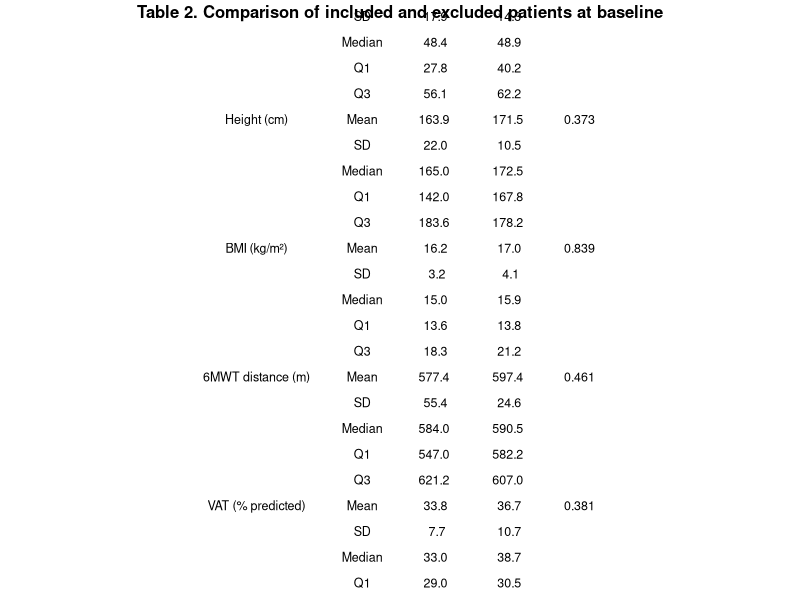

Generate this figure with R: (Note: this script raises an error after producing the figure.)
## ---- chunk 1
knitr::opts_chunk$set(echo = TRUE, warning = FALSE, message = FALSE)
## ---- chunk 2
packages <- c("readxl", "dplyr", "gridExtra")

for (pkg in packages) {
  if (!require(pkg, character.only = TRUE)) {
    install.packages(pkg)
    library(pkg, character.only = TRUE)
  }
}
## ---- chunk 3
# Load package
library(readxl)

# Import datasets
included_data <- read_excel("../data/data_clean.xlsx")
excluded_data <- read_excel("../data/data_excluded.xlsx")

# Check structure
str(included_data)
str(excluded_data)
## ---- chunk 4
library(dplyr)
library(gridExtra)
library(grid)

# Fonction descriptive
describe <- function(x) {
  data.frame(
    Statistic = c("Mean", "SD", "Median", "Q1", "Q3"),
    Value = c(
      mean(x, na.rm = TRUE),
      sd(x, na.rm = TRUE),
      median(x, na.rm = TRUE),
      quantile(x, 0.25, na.rm = TRUE),
      quantile(x, 0.75, na.rm = TRUE)
    )
  )
}

vars <- c("age", "weight_kg", "height_cm", "bmi_kg_cm2",
          "6minwt_distance_traveled_m_before",
          "vat_before",
          "pedsql_totalself_before")

labels <- c(
  "Age (years)",
  "Weight (kg)",
  "Height (cm)",
  "BMI (kg/m²)",
  "6MWT distance (m)",
  "VAT (% predicted)",
  "PedsQL score (0–100)"
)

table_list <- list()

for(i in seq_along(vars)) {
  
  var <- vars[i]
  
  x <- included_data[[var]]
  y <- excluded_data[[var]]
  
  # Remove NA (important pour le test)
  x_clean <- x[!is.na(x)]
  y_clean <- y[!is.na(y)]
  
  # Mann-Whitney
  p_val <- round(wilcox.test(x_clean, y_clean)$p.value, 3)
  
  inc <- describe(x)
  exc <- describe(y)
  
  df <- data.frame(
    Variable = c(labels[i], rep("", 4)),
    Statistic = inc$Statistic,
    Included = round(inc$Value, 1),
    Excluded = round(exc$Value, 1),
    p_value = c(p_val, rep("", 4))
  )
  
  table_list[[i]] <- df
}

table_final <- do.call(rbind, table_list)

# ---- SEX ----
p_sexe <- round(fisher.test(table(
  c(included_data$sexe, excluded_data$sexe),
  c(rep("Included", nrow(included_data)),
    rep("Excluded", nrow(excluded_data)))
))$p.value, 3)

sexe_inc <- table(included_data$sexe)
sexe_exc <- table(excluded_data$sexe)

sex_df <- data.frame(
  Variable = c("Sex (M/F)", rep("", length(sexe_inc)-1)),
  Statistic = names(sexe_inc),
  Included = as.numeric(sexe_inc),
  Excluded = as.numeric(sexe_exc),
  p_value = c(p_sexe, rep("", length(sexe_inc)-1))
)

table_final <- rbind(table_final, sex_df)

table_final

library(gridExtra)
library(grid)

# Ajuster hauteur automatiquement
n_rows <- nrow(table_final)

png(
  "../figures/Table_2_Comparison_of_included_and_excluded_patients_at_baseline.png",
  width = 8,
  height = 1 + n_rows * 0.3   
)

# Table sans quadrillage
tg <- tableGrob(
  table_final,
  rows = NULL,
  theme = ttheme_minimal(  
    core = list(
      fg_params = list(fontsize = 9)
    ),
    colhead = list(
      fg_params = list(fontsize = 10, fontface = "bold")
    )
  )
)

grid.arrange(
  textGrob(
    "Table 2. Comparison of included and excluded patients at baseline",
    gp = gpar(fontsize = 12, fontface = "bold")
  ),
  tg,
  ncol = 1,
  heights = c(0.2, 5)  
)

dev.off()
## ---- chunk 5

# Paired Wilcoxon test
wilcox_test <- wilcox.test(
  included_data$`6minwt_distance_traveled_m_after`,
  included_data$`6minwt_distance_traveled_m_before`,
  paired = TRUE,
  exact = TRUE
)
wilcox_test

# Export Wilcoxon test results to a text file
sink("../results/wilcoxon_test_results.txt")
cat("Paired Wilcoxon Test (6MWT before vs after)\n\n")
print(wilcox_test)
sink()

## ---- chunk 6
library(dplyr)
library(tidyr)
library(ggplot2)

# Data PedsQL before/after
pedsql_data <- included_data %>%
  select(
    pedsql_totalself_before, pedsql_totalself_after,
    pedsql_physiqueself_before, pedsql_physiqueself_after,
    pedsql_emotionself_before, pedsql_emotionself_after,
    pedsql_relationself_before, pedsql_relationself_after,
    pedsql_ecoleself_before, pedsql_ecoleself_after,
    pedsql_psycosocialself_before, pedsql_psycosocialself_after
  ) %>%
  pivot_longer(cols = everything(),
               names_to = "Variable",
               values_to = "Score") %>%
  mutate(
    Time = ifelse(grepl("before", Variable), "Before", "After"),
    Time = factor(Time, levels = c("Before", "After")),
    Dimension = case_when(
      grepl("total", Variable) ~ "Total Score",
      grepl("physique", Variable) ~ "Physical",
      grepl("emotion", Variable) ~ "Emotional",
      grepl("relation", Variable) ~ "Social",
      grepl("ecole", Variable) ~ "School",
      grepl("psycosocial", Variable) ~ "Psychosocial"
    )
  )

# Medians calculation for each dimension and time point
medians <- pedsql_data %>%
  group_by(Dimension, Time) %>%
  summarise(median = median(Score, na.rm = TRUE), .groups = "drop")

# Plot
p_pedsql <- ggplot(pedsql_data, aes(x = Time, y = Score, fill = Dimension)) +
  
  geom_boxplot(alpha = 0.5, outlier.shape = NA) +
  
  # Medians lines each dimension
  geom_line(
    data = medians,
    aes(x = Time, y = median, group = Dimension, color = Dimension),
    size = 1
  ) +
  
  # Medians points
  
  geom_point(
    data = medians,
    aes(x = Time, y = median, color = Dimension),
    size = 2
  ) +
  
  facet_wrap(~ Dimension, nrow = 2) +
  
  xlab("") +
  ylab("Score (0–100)") +
  ggtitle("Figure 4. Distribution of PedsQL Scores Before and After Intervention") +
  
  theme_minimal() +
  theme(
    strip.text = element_text(face = "bold"),
    legend.position = "none"   
  )
p_pedsql

# Export
ggsave(
  "../figures/Figure_4_PedsQL_Before_After.png",
  plot = p_pedsql,
  width = 8,
  height = 6
)
## ---- chunk 7
# Spearman correlation
cor_test <- cor.test(
  included_data$`6minwt_distance_traveled_m_after`,
  included_data$pedsql_totalself_after,
  method = "spearman"
)

cor_test

# Export Spearman correlation results
sink("../results/spearman_correlation_results.txt")
cat("Spearman correlation (6MWT vs PedsQL)\n\n")
print(cor_test)
sink()

# Viewing
library(ggplot2)

# Create plot
p_corr <- ggplot(included_data, aes(
  x = `6minwt_distance_traveled_m_after`,
  y = pedsql_totalself_after
)) +
  geom_point() +
  geom_smooth(method = "loess", se = TRUE) +
  xlab("6-Minute Walk Distance (m)") +
  ylab("PedsQL Score (0–100)") +
  ggtitle("Figure 5. Correlation Between Quality of Life and Functional Capacity measured at 6mwt ") +
  theme_minimal()

p_corr

# Export PDF
ggsave(
  "../figures/Figure_5_Correlation_PedsQL_6MWT.png",
  plot = p_corr,
  width = 8,
  height = 6
)
